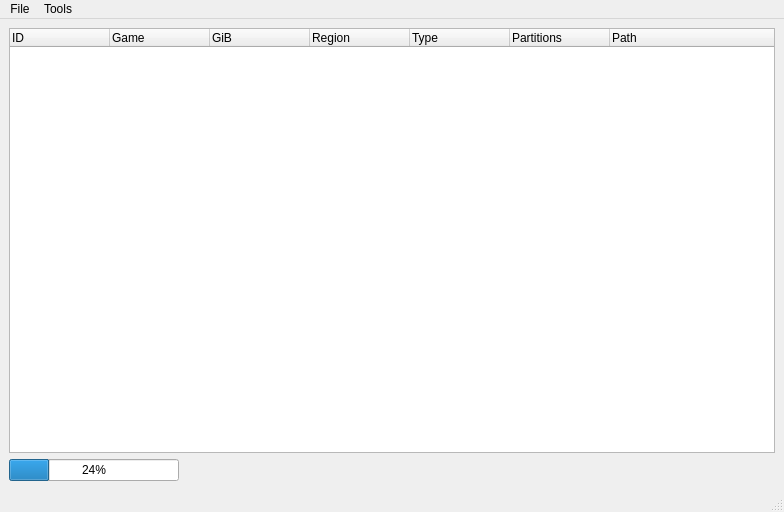
<?xml version="1.0" encoding="UTF-8"?>
<ui version="4.0">
 <class>PartitionWindow</class>
 <widget class="QMainWindow" name="PartitionWindow">
  <property name="geometry">
   <rect>
    <x>0</x>
    <y>0</y>
    <width>784</width>
    <height>512</height>
   </rect>
  </property>
  <property name="minimumSize">
   <size>
    <width>622</width>
    <height>395</height>
   </size>
  </property>
  <property name="windowTitle">
   <string>MainWindow</string>
  </property>
  <widget class="QWidget" name="centralwidget">
   <layout class="QGridLayout" name="gridLayout">
    <item row="0" column="0">
     <widget class="QTreeWidget" name="treeWidget">
      <property name="contextMenuPolicy">
       <enum>Qt::CustomContextMenu</enum>
      </property>
      <property name="alternatingRowColors">
       <bool>true</bool>
      </property>
      <property name="selectionMode">
       <enum>QAbstractItemView::ExtendedSelection</enum>
      </property>
      <column>
       <property name="text">
        <string>ID</string>
       </property>
      </column>
      <column>
       <property name="text">
        <string>Game</string>
       </property>
      </column>
      <column>
       <property name="text">
        <string>GiB</string>
       </property>
      </column>
      <column>
       <property name="text">
        <string>Region</string>
       </property>
      </column>
      <column>
       <property name="text">
        <string>Type</string>
       </property>
      </column>
      <column>
       <property name="text">
        <string>Partitions</string>
       </property>
      </column>
      <column>
       <property name="text">
        <string>Path</string>
       </property>
      </column>
     </widget>
    </item>
    <item row="1" column="0">
     <widget class="QSplitter" name="splitter">
      <property name="orientation">
       <enum>Qt::Horizontal</enum>
      </property>
      <widget class="QProgressBar" name="progressBar">
       <property name="maximumSize">
        <size>
         <width>170</width>
         <height>16777215</height>
        </size>
       </property>
       <property name="value">
        <number>24</number>
       </property>
      </widget>
     </widget>
    </item>
   </layout>
  </widget>
  <widget class="QMenuBar" name="menubar">
   <property name="geometry">
    <rect>
     <x>0</x>
     <y>0</y>
     <width>784</width>
     <height>27</height>
    </rect>
   </property>
   <widget class="QMenu" name="menuFile">
    <property name="title">
     <string>File</string>
    </property>
    <addaction name="actionShit"/>
   </widget>
   <widget class="QMenu" name="menuTools">
    <property name="title">
     <string>Tools</string>
    </property>
    <widget class="QMenu" name="menuConvert_Games_to">
     <property name="title">
      <string>Convert Games to...</string>
     </property>
    </widget>
    <addaction name="actionRefresh_List"/>
    <addaction name="actionTitles_From_WiiTDB"/>
    <addaction name="separator"/>
    <addaction name="actionPartition_Info"/>
    <addaction name="menuConvert_Games_to"/>
   </widget>
   <addaction name="menuFile"/>
   <addaction name="menuTools"/>
  </widget>
  <widget class="QStatusBar" name="statusbar"/>
  <action name="actionShit">
   <property name="text">
    <string>Shit</string>
   </property>
  </action>
  <action name="actionRefresh_List">
   <property name="text">
    <string>Refresh Game List</string>
   </property>
  </action>
  <action name="actionTitles_From_WiiTDB">
   <property name="text">
    <string>Titles From WiiTDB</string>
   </property>
  </action>
  <action name="actionPartition_Info">
   <property name="text">
    <string>Partition Info</string>
   </property>
  </action>
  <action name="action_wbfs">
   <property name="text">
    <string>.wbfs</string>
   </property>
  </action>
  <action name="action_iso">
   <property name="text">
    <string>.iso</string>
   </property>
  </action>
 </widget>
 <resources/>
 <connections/>
</ui>
